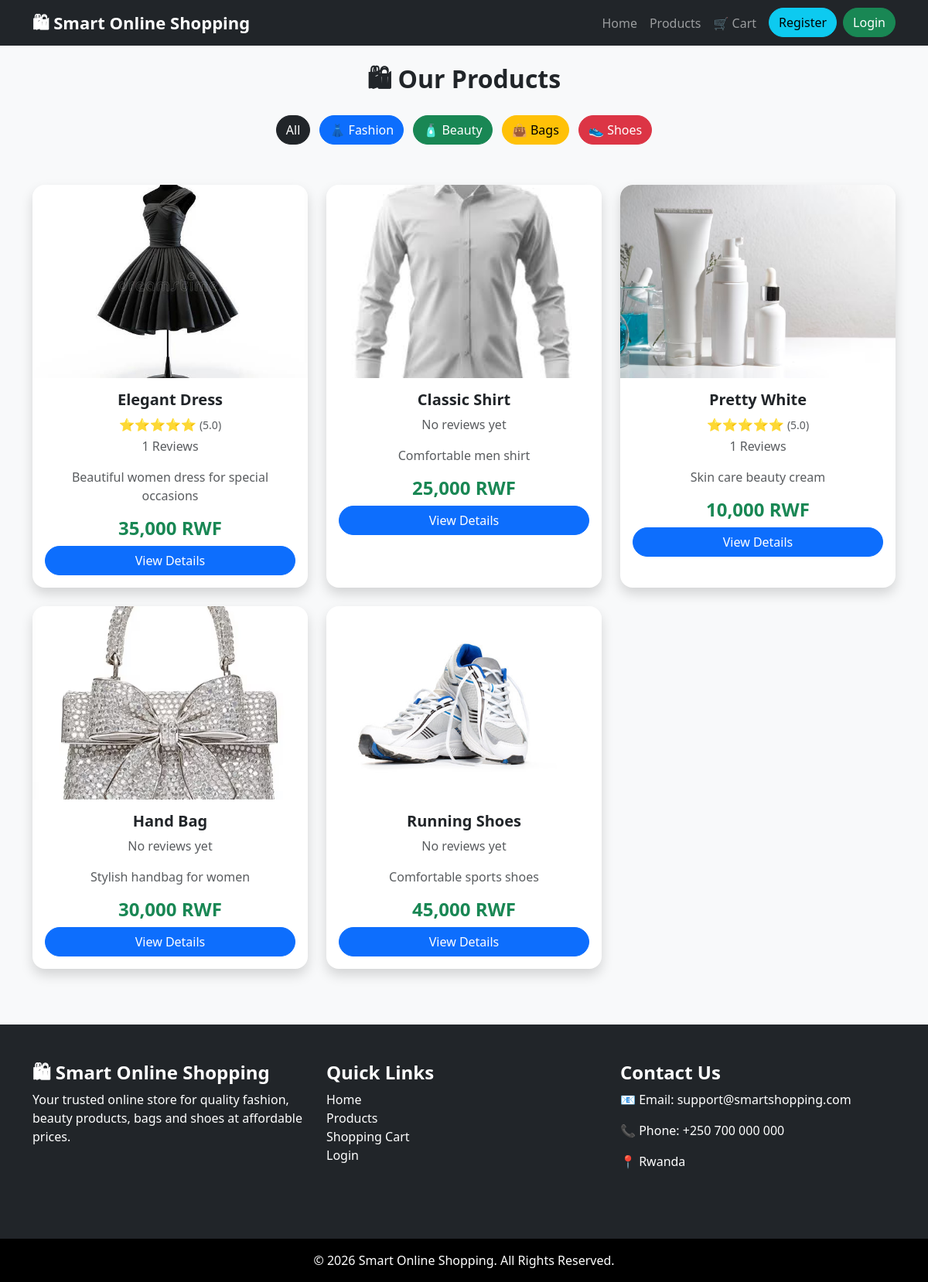
/products.php, run on the app's committed database.
### tables this page shows
CREATE TABLE `products` (
  `product_id` int(11) NOT NULL,
  `product_name` varchar(100) NOT NULL,
  `description` text DEFAULT NULL,
  `price` decimal(10,2) NOT NULL,
  `image` varchar(255) DEFAULT NULL,
  `category_id` int(11) DEFAULT NULL
);

### products.php (the view, shortened to what this page needs)
<?php
include "config/database.php";
include "includes/header.php";
include "includes/Navbar.php";
if(isset($_GET['category'])){
    $category = mysqli_real_escape_string($conn, $_GET['category']);
    $query = "SELECT products.*,
              categories.category_name,
              AVG(reviews.rating) AS average_rating,
              COUNT(reviews.review_id) AS total_reviews
              FROM products
              JOIN categories
              ON products.category_id = categories.category_id
              LEFT JOIN reviews
              ON products.product_id = reviews.product_id
              WHERE products.category_id='$category'
              GROUP BY products.product_id";
}
else{
    $query = "SELECT products.*,
              AVG(reviews.rating) AS average_rating,
              COUNT(reviews.review_id) AS total_reviews
              FROM products
              LEFT JOIN reviews
              ON products.product_id = reviews.product_id
              GROUP BY products.product_id";
}
$result = mysqli_query($conn,$query);
?>
<div class="container mt-4">
<h2 class="text-center mb-4">
🛍 Our Products
</h2>
<div class="text-center mb-5">
<a href="products.php"
class="btn btn-dark m-1">
All
</a>
<a href="products.php?category=1"
class="btn btn-primary m-1">
👗 Fashion
</a>
<a href="products.php?category=3"
class="btn btn-success m-1">
🧴 Beauty
</a>
<a href="products.php?category=4"
class="btn btn-warning m-1">
👜 Bags
</a>
<a href="products.php?category=2"
class="btn btn-danger m-1">
👟 Shoes
</a>
</div>
<div class="row">
<?php while($product=mysqli_fetch_assoc($result)){ ?>
<div class="col-lg-4 col-md-6 col-sm-12 mb-4">
<div class="card shadow h-100 rounded-4 product-card">
<img src="assets/images/<?php echo $product['image']; ?>"
class="card-img-top img-fluid rounded-top-4"
style="height:250px; object-fit:cover;"
alt="<?php echo htmlspecialchars($product['product_name']); ?>">
<div class="card-body text-center">
<h5 class="fw-bold">
<?php echo htmlspecialchars($product['product_name']); ?>
</h5>
<?php if($product['average_rating']){ ?>
<p class="text-warning mb-1">
<?php
echo str_repeat("⭐", round($product['average_rating']));
?>
<small class="text-muted">
(<?php echo number_format($product['average_rating'],1); ?>)
</small>
</p>
<p class="text-muted">
<?php echo $product['total_reviews']; ?> Reviews
</p>
<?php }else{ ?>
<p class="text-muted">
No reviews yet
</p>
<?php } ?>
<p class="text-muted">
<?php echo htmlspecialchars($product['description']); ?>
</p>
<h4 class="text-success fw-bold">
<?php echo number_format($product['price']); ?> RWF
</h4>
<a href="product_details.php?id=<?php echo $product['product_id']; ?>"
class="btn btn-primary w-100">
View Details
</a>
</div>
</div>
</div>
<?php } ?>
</div>
</div>
<?php include "includes/footer.php"; ?>

### includes/header.php (shortened to what this page needs)
<!DOCTYPE html>
<html lang="en">
<head>
<link href="https://cdn.jsdelivr.net/npm/bootstrap@5.3.3/dist/css/bootstrap.min.css"
rel="stylesheet">
</head>
<body class="bg-light">

### includes/Navbar.php (shortened to what this page needs)
<nav class="navbar navbar-expand-lg navbar-dark bg-dark">
<div class="container">
<a class="navbar-brand fw-bold" href="index.php">
🛍 Smart Online Shopping
</a>
<div class="collapse navbar-collapse"
id="navbarMenu">
<ul class="navbar-nav ms-auto">
<li class="nav-item">
<a class="nav-link"
href="index.php">
Home
</a>
</li>
<li class="nav-item">
<a class="nav-link"
href="products.php">
Products
</a>
</li>
<li class="nav-item">
<a class="nav-link"
href="cart.php">
🛒 Cart
</a>
</li>
<?php if(isset($_SESSION['user_id'])){ ?>
<li class="nav-item">
<span class="nav-link text-white">
Welcome,
<?php echo $_SESSION['full_name']; ?>
</span>
</li>
<li class="nav-item">
<a class="btn btn-danger ms-2"
href="logout.php">
Logout
</a>
</li>
<?php }else{ ?>
<li class="nav-item">
<a class="btn btn-info ms-2"
href="register.php">
Register
</a>
</li>
<li class="nav-item">
<a class="btn btn-success ms-2"
href="login.php">
Login
</a>
</li>
<?php } ?>
</ul>
</div>
</div>
</nav>

### includes/footer.php (shortened to what this page needs)
<footer class="bg-dark text-white mt-5">
<div class="container py-5">
<div class="row">
<div class="col-md-4 mb-4">
<h4 class="fw-bold">
🛍 Smart Online Shopping
</h4>
<p>
Your trusted online store for quality fashion,
beauty products, bags and shoes at affordable prices.
</p>
</div>
<div class="col-md-4 mb-4">
<h4 class="fw-bold">
Quick Links
</h4>
<ul class="list-unstyled">
<li>
<a href="index.php" class="text-white text-decoration-none">
Home
</a>
</li>
<li>
<a href="products.php" class="text-white text-decoration-none">
Products
</a>
</li>
<li>
<a href="cart.php" class="text-white text-decoration-none">
Shopping Cart
</a>
</li>
<li>
<a href="login.php" class="text-white text-decoration-none">
Login
</a>
</li>
</ul>
</div>
<div class="col-md-4 mb-4">
<h4 class="fw-bold">
Contact Us
</h4>
<p>
📧 Email: support@smartshopping.com
</p>
<p>
📞 Phone: +250 700 000 000
</p>
<p>
📍 Rwanda
</p>
</div>
</div>
</div>
<div class="text-center bg-black py-3">
<p class="mb-0">
© <?php echo date("Y"); ?> Smart Online Shopping.
All Rights Reserved.
</p>
</div>
</footer>
</body>
</html>

### includes/header.php (style rules this page uses)
body { font-family:'Segoe UI', Tahoma, Geneva, Verdana, sans-serif; background:#f8f9fa; }
.card { border-radius:20px; overflow:hidden; border:none; transition:0.3s ease; }
.product-card { background:white; }
.card img { height:250px; width:100%; object-fit:cover; }
.btn { border-radius:25px; font-weight:500; }
h1,h2,h3,h4,h5 { font-weight:700; }
.navbar-brand { font-size:22px; font-weight:bold; }
img { max-width:100%; }
footer { margin-top:50px; }

### data on the page
products: image (picture), product_name "Elegant Dress", average_rating "⭐⭐⭐⭐⭐", average_rating "5.0", total_reviews "1", description "Beautiful women dress for special occasions", price "35,000"
products: image (picture), product_name "Classic Shirt", shows "No reviews yet", description "Comfortable men shirt", price "25,000"
products: image (picture), product_name "Pretty White", average_rating "⭐⭐⭐⭐⭐", average_rating "5.0", total_reviews "1", description "Skin care beauty cream", price "10,000"
products: image (picture), product_name "Hand Bag", shows "No reviews yet", description "Stylish handbag for women", price "30,000"
products: image (picture), product_name "Running Shoes", shows "No reviews yet", description "Comfortable sports shoes", price "45,000"
